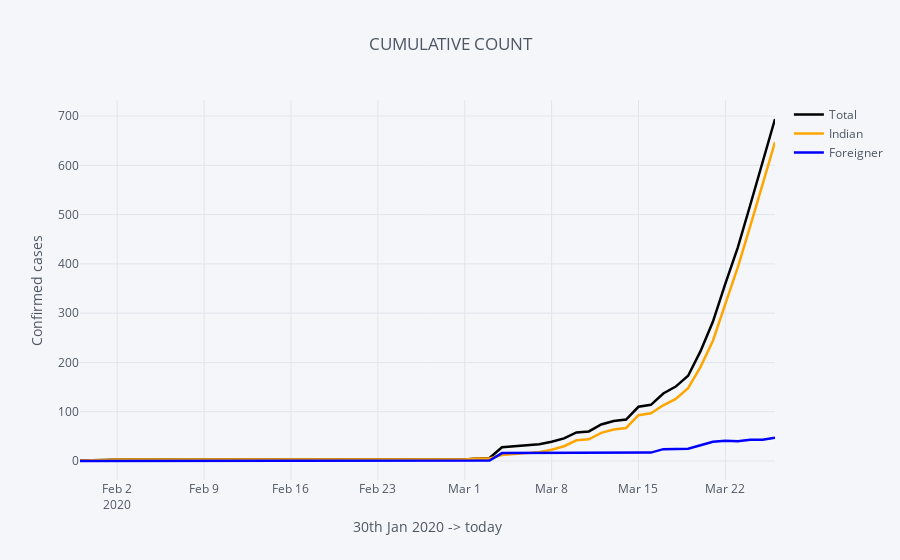

The code cell stored with this chart in its notebook:
### Markdown cell above
### EDA India

### Code cell
india[['Total','Indian','Foreigner']].iplot(
    title='CUMULATIVE COUNT',
    colors={'Total':'black','Indian':'orange',
            'Foreigner':'blue'}, width=2.5,
    xTitle='30th Jan 2020 -> today', yTitle='Confirmed cases')

### Figure 1 — Plotly figure (JSON) as saved in the notebook; plotly's stock layout.template omitted (floating-point values rounded to 4 significant figures)
{"data": [{"line": {"color": "black", "dash": "solid", "shape": "linear", "width": 2.5}, "mode": "lines", "name": "Total", "text": "", "type": "scatter", "uid": "c9f92e14-3ae6-4c4f-baa7-5e09d131c91d", "x": ["2020-01-30", "2020-01-31", "2020-02-01", "2020-02-02", "2020-02-03", "2020-02-04", "2020-02-05", "2020-02-06", "2020-02-07", "2020-02-08", "2020-02-09", "2020-02-10", "2020-02-11", "2020-02-12", "2020-02-13", "2020-02-14", "2020-02-15", "2020-02-16", "2020-02-17", "2020-02-18", "2020-02-19", "2020-02-20", "2020-02-21", "2020-02-22", "2020-02-23", "2020-02-24", "2020-02-25", "2020-02-26", "2020-02-27", "2020-02-28", "2020-02-29", "2020-03-01", "2020-03-02", "2020-03-03", "2020-03-04", "2020-03-05", "2020-03-06", "2020-03-07", "2020-03-08", "2020-03-09", "2020-03-10", "2020-03-11", "2020-03-12", "2020-03-13", "2020-03-14", "2020-03-15", "2020-03-16", "2020-03-17", "2020-03-18", "2020-03-19", "2020-03-20", "2020-03-21", "2020-03-22", "2020-03-23", "2020-03-24", "2020-03-25", "2020-03-26"], "y": [1, 1, 2, 3, 3, 3, 3, 3, 3, 3, 3, 3, 3, 3, 3, 3, 3, 3, 3, 3, 3, 3, 3, 3, 3, 3, 3, 3, 3, 3, 3, 3, 5, 6, 28, 30, 31, 34, 39, 46, 58, 60, 74, 81, 84, 110, 114, 137, 151, 173, 223, 283, 360, 433, 519, 606, 694]}, {"line": {"color": "orange", "dash": "solid", "shape": "linear", "width": 2.5}, "mode": "lines", "name": "Indian", "text": "", "type": "scatter", "uid": "7b841d55-37ac-4e38-8a71-71f1db4fa86f", "x": ["2020-01-30", "2020-01-31", "2020-02-01", "2020-02-02", "2020-02-03", "2020-02-04", "2020-02-05", "2020-02-06", "2020-02-07", "2020-02-08", "2020-02-09", "2020-02-10", "2020-02-11", "2020-02-12", "2020-02-13", "2020-02-14", "2020-02-15", "2020-02-16", "2020-02-17", "2020-02-18", "2020-02-19", "2020-02-20", "2020-02-21", "2020-02-22", "2020-02-23", "2020-02-24", "2020-02-25", "2020-02-26", "2020-02-27", "2020-02-28", "2020-02-29", "2020-03-01", "2020-03-02", "2020-03-03", "2020-03-04", "2020-03-05", "2020-03-06", "2020-03-07", "2020-03-08", "2020-03-09", "2020-03-10", "2020-03-11", "2020-03-12", "2020-03-13", "2020-03-14", "2020-03-15", "2020-03-16", "2020-03-17", "2020-03-18", "2020-03-19", "2020-03-20", "2020-03-21", "2020-03-22", "2020-03-23", "2020-03-24", "2020-03-25", "2020-03-26"], "y": [1, 1, 2, 3, 3, 3, 3, 3, 3, 3, 3, 3, 3, 3, 3, 3, 3, 3, 3, 3, 3, 3, 3, 3, 3, 3, 3, 3, 3, 3, 3, 3, 5, 5, 12, 14, 15, 18, 23, 30, 42, 44, 57, 64, 67, 93, 97, 113, 126, 148, 191, 244, 319, 393, 476, 563, 647]}, {"line": {"color": "blue", "dash": "solid", "shape": "linear", "width": 2.5}, "mode": "lines", "name": "Foreigner", "text": "", "type": "scatter", "uid": "5651efc9-1972-4ab4-8701-a09ea6d99f66", "x": ["2020-01-30", "2020-01-31", "2020-02-01", "2020-02-02", "2020-02-03", "2020-02-04", "2020-02-05", "2020-02-06", "2020-02-07", "2020-02-08", "2020-02-09", "2020-02-10", "2020-02-11", "2020-02-12", "2020-02-13", "2020-02-14", "2020-02-15", "2020-02-16", "2020-02-17", "2020-02-18", "2020-02-19", "2020-02-20", "2020-02-21", "2020-02-22", "2020-02-23", "2020-02-24", "2020-02-25", "2020-02-26", "2020-02-27", "2020-02-28", "2020-02-29", "2020-03-01", "2020-03-02", "2020-03-03", "2020-03-04", "2020-03-05", "2020-03-06", "2020-03-07", "2020-03-08", "2020-03-09", "2020-03-10", "2020-03-11", "2020-03-12", "2020-03-13", "2020-03-14", "2020-03-15", "2020-03-16", "2020-03-17", "2020-03-18", "2020-03-19", "2020-03-20", "2020-03-21", "2020-03-22", "2020-03-23", "2020-03-24", "2020-03-25", "2020-03-26"], "y": [0, 0, 0, 0, 0, 0, 0, 0, 0, 0, 0, 0, 0, 0, 0, 0, 0, 0, 0, 0, 0, 0, 0, 0, 0, 0, 0, 0, 0, 0, 0, 0, 0, 1, 16, 16, 16, 16, 16, 16, 16, 16, 17, 17, 17, 17, 17, 24, 25, 25, 32, 39, 41, 40, 43, 43, 47]}], "layout": {"legend": {"bgcolor": "#F5F6F9", "font": {"color": "#4D5663"}}, "paper_bgcolor": "#F5F6F9", "plot_bgcolor": "#F5F6F9", "title": {"font": {"color": "#4D5663"}, "text": "CUMULATIVE COUNT"}, "xaxis": {"gridcolor": "#E1E5ED", "showgrid": true, "tickfont": {"color": "#4D5663"}, "title": {"font": {"color": "#4D5663"}, "text": "30th Jan 2020 -> today"}, "zerolinecolor": "#E1E5ED"}, "yaxis": {"gridcolor": "#E1E5ED", "showgrid": true, "tickfont": {"color": "#4D5663"}, "title": {"font": {"color": "#4D5663"}, "text": "Confirmed cases"}, "zerolinecolor": "#E1E5ED"}}}
